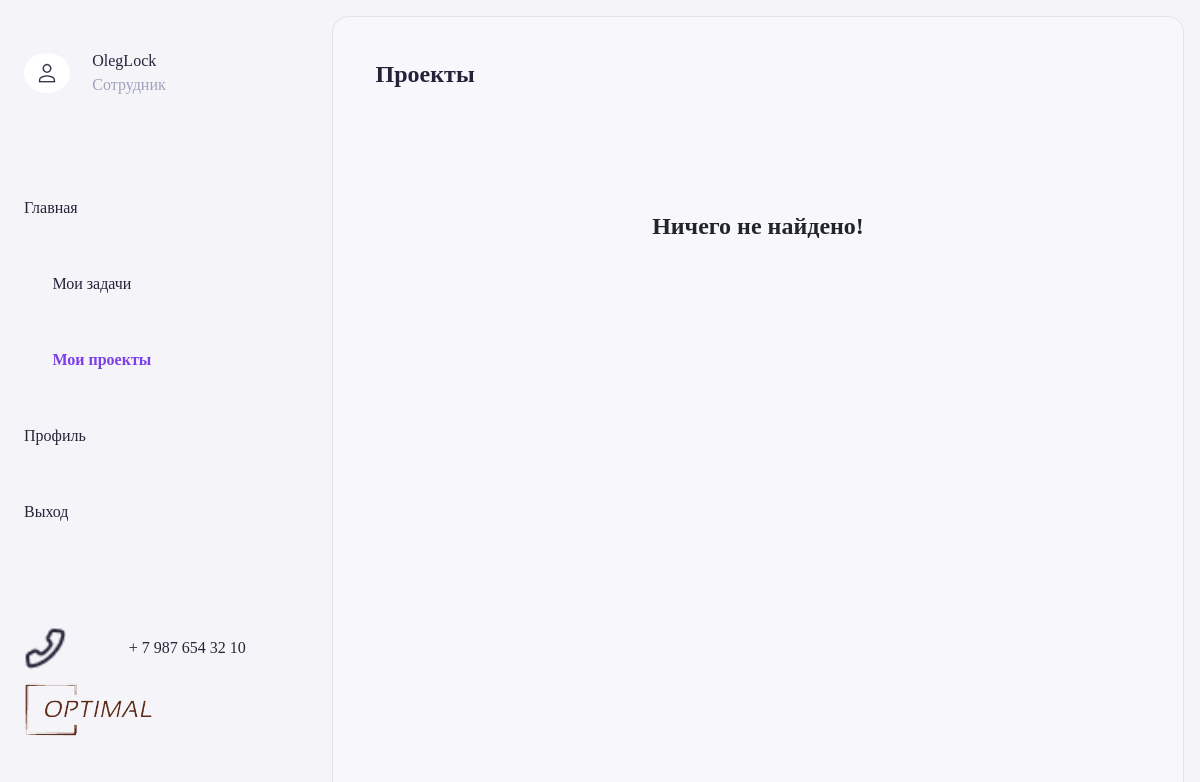
Before: /projects (signed in) with the older database file.
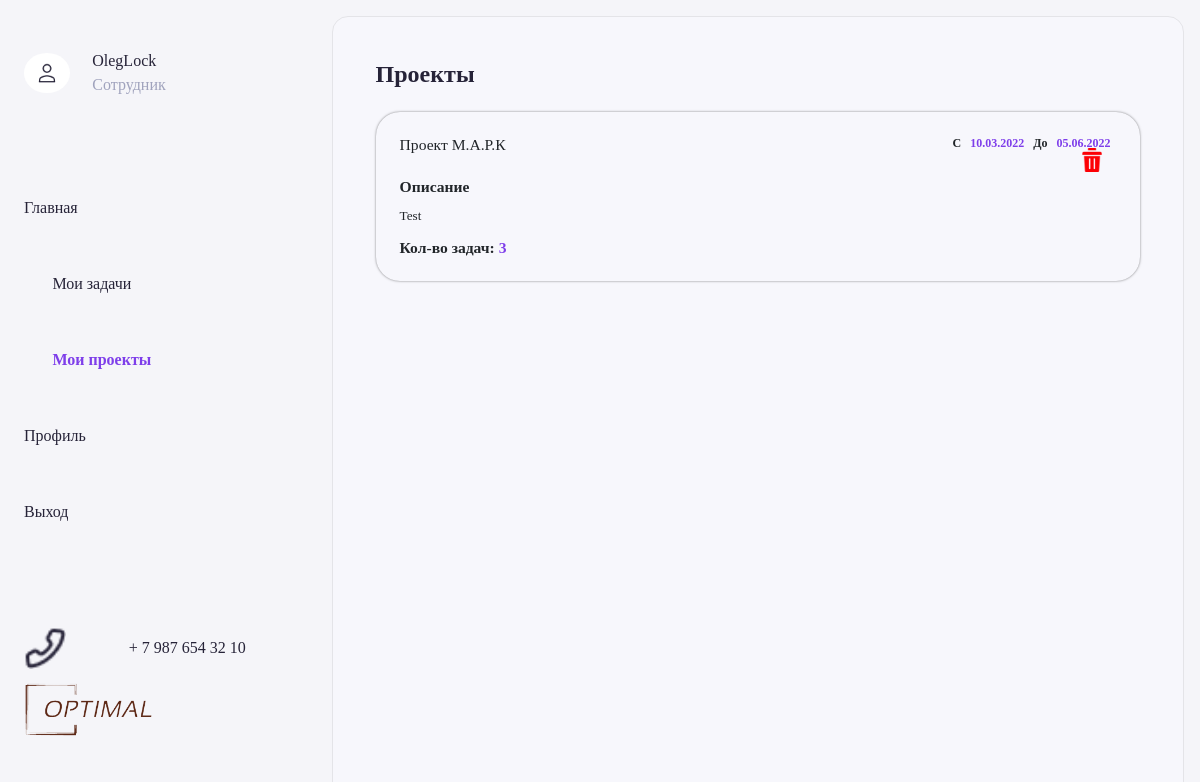
After: the same page with the newer database file.
### main/models.py (models this page shows, shortened)
class Project(models.Model):
    name = models.TextField(default='')
    description = models.TextField(default='')
    start_date = models.DateField(default=datetime.date.today)
    end_date = models.DateField(blank=True, null=True)
    tasks = models.ManyToManyField(Task, null=True, blank=True)
    workers = models.ManyToManyField(User, null=True, blank=True)

### main/views.py (the view, shortened to what this page needs)
# urls.py: path('projects', views.ProjectsView.as_view(), name='projects'),
class ProjectsView(View):
    template_name = "projects.html"
    def get(self, request, *args, **kwargs):
        current_user = get_current_user(request)
        if not current_user:
            return redirect(reverse("main:login"))
        tasks = Task.objects.filter(user=current_user)
        projects = Project.objects.all()
        if current_user.role.name == 'user':
            projects = Project.objects.filter(tasks__in=tasks)
        return render(request, self.template_name, {
            "projects": projects,
            "current_user": current_user,
        })

### main/modules/functions.py (called while the page is built)
def get_or_none(classmodel, **kwargs):
    try:
        return classmodel.objects.get(**kwargs)
    except Exception:
        return None

def get_current_user(request):
    try:
        return get_or_none(User, id=request.session["user"])
    except:
        return None

### main/templates/projects.html (shortened to what this page needs)
{% extends "base.html" %}
{% load static %}
{%block projects%}active{%endblock%}
{%block main%}
<div class="content-wrap">
    <div class="content-block">
        <div class="title-block">
            <div class="title">
                {%if current_user.role == 'user'%}
                    Мои проекты
                {%else%}
                    Проекты
                {%endif%}
            </div>
        </div>
        {%if projects|length > 0%}
                {%for project in projects%}
                    <div class="task-block">
                        <div class="delete-task" title="Удалить задачу" onclick="deleteProject(this)"></div>
                        <div class="head-block" style="height: auto;">
                            <div class="left-side">
                                <div class="title">{{project.name}}</div>
                            </div>
                            <div class="right-side">
                                <div class="start-date">
                                    C <span>{{project.start_date|date:"d.m.Y"}}</span> До <span>{{project.end_date|date:"d.m.Y"}}</span>
                                </div>
                            </div>
                        </div>
                        <div class="content">
                            <div class="title">Описание</div>
                            <div class="description">
                                {{project.description|linebreaks}}
                            </div>
                            <div class="worker">
                                <div class="title" style="margin-top: 0;">Кол-во задач:  <span>{{project.tasks.count}}</span></div>
                            </div>
                        </div>
                    </div>
                {%endfor%}
            {%else%}
                    <div class="no-data">Ничего не найдено!</div>
            {%endif%}
    </div>
</div>
{%endblock%}

Changed rows visible on the page:
added Project: name "Проект М.А.Р.К", start_date "10.03.2022", end_date "05.06.2022", description "Test", tasks.count "3"
Other visible differences:
text no longer shown: "Ничего не найдено!"
